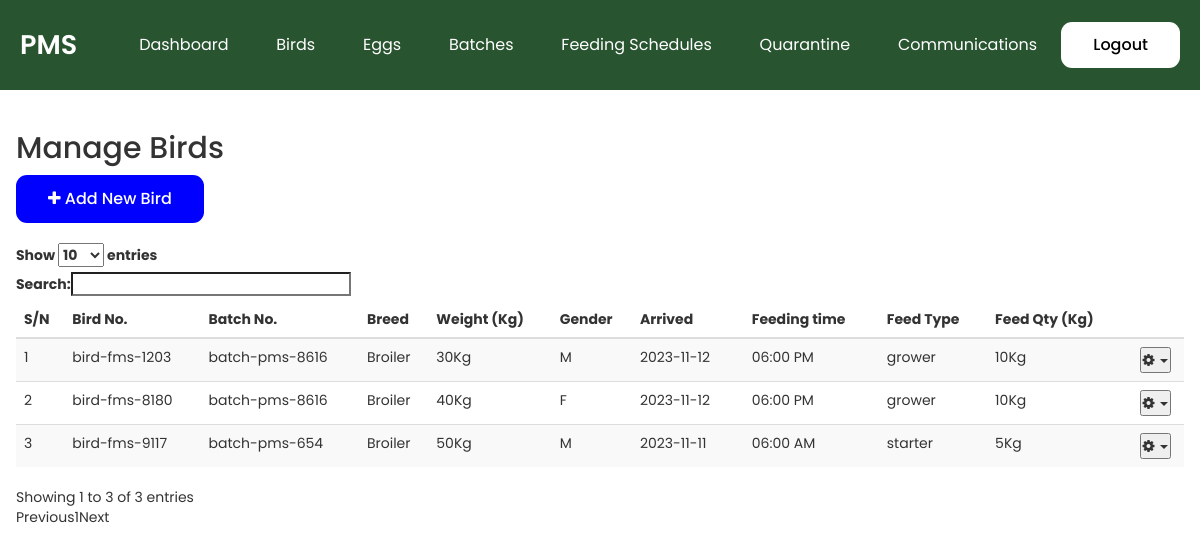
The app's page /manage-birds.php (signed in) with its own data.
### tables this page shows
CREATE TABLE `feedingschedule` (
  `id` int(11) NOT NULL,
  `batch_id` int(11) NOT NULL,
  `feeding_time` varchar(20) NOT NULL,
  `feed_type` varchar(10) NOT NULL,
  `feed_qty` varchar(10) NOT NULL
);

CREATE TABLE `birds` (
  `id` int(11) NOT NULL,
  `birdno` varchar(255) NOT NULL,
  `breed_id` int(11) NOT NULL,
  `batch_id` int(11) NOT NULL,
  `weight` varchar(10) NOT NULL,
  `gender` varchar(10) NOT NULL,
  `health_status` varchar(50) NOT NULL
);

CREATE TABLE `batch` (
  `id` int(11) NOT NULL,
  `batch_no` varchar(50) NOT NULL,
  `arrived` date NOT NULL DEFAULT current_timestamp(),
  `source` varchar(20) NOT NULL
);

CREATE TABLE `breed` (
  `id` int(11) NOT NULL,
  `name` varchar(255) NOT NULL
);

### manage-birds.php (the view, shortened to what this page needs)
<?php include 'setting/system.php'; ?>
<?php include 'theme/head.php'; ?>
<?php include 'theme/navbar.php'; ?>
<div class="w3-main section-container" >
 <div class="w3-container" style="padding-top:22px">
  <div>
    <h2>Manage Birds</h2>
    <a href="add-bird.php" class="btn btn-sm btn-primary"><i class="fa fa-plus"></i> Add New Bird</a><br><br>
    <div class="table-responsive">
      <table class="table table-hover table-striped" id="table">
        <thead>
          <tr>
            <th>S/N</th>
            <th>Bird No.</th>
            <th>Batch No.</th>
            <th>Breed</th>
            <th>Weight (Kg)</th>
            <th>Gender</th>
            <th>Arrived</th>
            <th>Feeding time</th>
            <th>Feed Type</th>
            <th>Feed Qty (Kg)</th>
            <th></th>
          </tr>
        </thead>
        <tbody>
          <?php
          $all_bird = $db->query("SELECT * FROM birds ORDER BY id DESC");
          $fetch = $all_bird->fetchAll(PDO::FETCH_OBJ);
          foreach($fetch as $data){
              $get_breed = $db->query("SELECT * FROM breed WHERE id = '$data->breed_id'");
              $breed_result = $get_breed->fetchAll(PDO::FETCH_OBJ);
              foreach($breed_result as $breed){
                $get_batch = $db->query("SELECT * FROM batch WHERE id = '$data->batch_id'");
                $batch_result = $get_batch->fetchAll(PDO::FETCH_OBJ);
                foreach($batch_result as $batch){
                  $get_fs = $db->query("SELECT * FROM feedingschedule WHERE batch_id = '$data->batch_id'");
                  $fs_result = $get_fs->fetchAll(PDO::FETCH_OBJ);
                  foreach($fs_result as $fs){
            ?>
              <tr>
                <td id="existingTdId">
                </td>
                <td><?php echo $data->birdno ?></td>
                <td><?php echo $batch->batch_no ?></td>
                <td><?php echo $breed->name ?></td>
                <td><?php echo $data->weight ?>Kg</td>
                <td><?php echo $data->gender ?></td>
                <td><?php echo $batch->arrived ?></td>
                <td><?php echo $fs->feeding_time ?></td>
                <td><?php echo $fs->feed_type ?></td>
                <td><?php echo $fs->feed_qty ?>Kg</td>
                <td>
                  <div class="dropdown">
                      <button style="padding:1px" class="dropdown-toggle" type="button" data-toggle="dropdown"><i class="fa fa-cog"></i>
                      <span class="caret"></span></button>
                    </div>
                </td>
              </tr>
          <?php
          }
          }
          }
          }
          ?>
        </tbody>
      </table>
    </div>
  </div>
</div>
</div>
<?php include 'theme/foot.php'; ?>

### css/styles.css (style rules this page uses)
* { box-sizing: border-box; padding: 0; margin: 0; }
body { background: var(--clr-bg); font-family: 'Inter', sans-serif; }
a { text-decoration: none; color: unset; }
.btn { display: inline-block; padding: 12px 32px; color: white; font-size: 16px; font-weight: 500; border-radius: 11px; border: none; background-color: blue; }
.section-container { max-width: 1240px; margin: auto; }

### theme/head.php (style rules this page uses)
body { font-family: 'Poppins', sans-serif; }

### records on screen
birds: birdno "bird-fms-1203", weight "30", gender "M"
breed: name "Broiler"
feedingschedule: batch.batch_no "batch-pms-8616", batch.arrived "2023-11-12", feeding_time "06:00 PM", feed_type "grower", feed_qty "10"
birds: birdno "bird-fms-8180", weight "40", gender "F"
birds: birdno "bird-fms-9117", weight "50", gender "M"
feedingschedule: batch.batch_no "batch-pms-654", batch.arrived "2023-11-11", feeding_time "06:00 AM", feed_type "starter", feed_qty "5"
